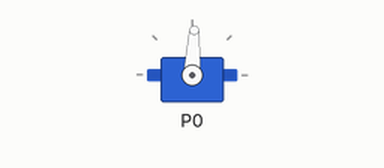
Simulated run of this program. Board: BBC micro:bit running MicroPython. On the bench: servo. Servo angles are drawn from the pulse width (0.5 ms = 0°, 2.5 ms = 180°).

Above: at 0.05 s.
At 1.5 s:
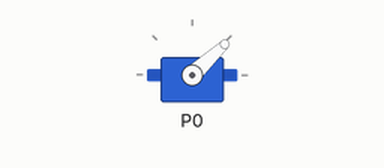
At 3.0 s:
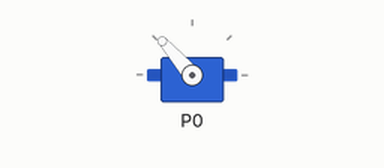
Timing chart, 0 to 6.9 s (numbered marks = the images above):
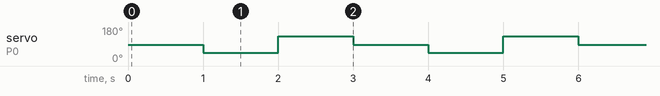

The program:

main.py
```python
"""
Servo control:
50 = ~1 millisecond pulse all right
75 = ~1.5 millisecond pulse center
100 = ~2.0 millisecond pulse all left
"""
from microbit import *

pin0.set_analog_period(20)


while True:
	pin0.write_analog(75)
	sleep(1000)
	pin0.write_analog(50)
	sleep(1000)
	pin0.write_analog(100)
	sleep(1000)
```

Measured:
- by itself, servo on P0: repeats every 3.0 s: 131° 1.0 s, 87° 1.0 s, 43° 1.0 s
